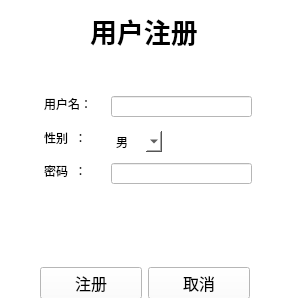
<?xml version="1.0" encoding="UTF-8"?>
<ui version="4.0">
 <class>User_Register</class>
 <widget class="QWidget" name="User_Register">
  <property name="geometry">
   <rect>
    <x>0</x>
    <y>0</y>
    <width>281</width>
    <height>298</height>
   </rect>
  </property>
  <property name="sizePolicy">
   <sizepolicy hsizetype="Fixed" vsizetype="Fixed">
    <horstretch>0</horstretch>
    <verstretch>0</verstretch>
   </sizepolicy>
  </property>
  <property name="windowTitle">
   <string>Form</string>
  </property>
  <property name="styleSheet">
   <string notr="true">background-color:white</string>
  </property>
  <widget class="QLabel" name="label_3">
   <property name="geometry">
    <rect>
     <x>90</x>
     <y>0</y>
     <width>141</width>
     <height>61</height>
    </rect>
   </property>
   <property name="sizePolicy">
    <sizepolicy hsizetype="MinimumExpanding" vsizetype="Fixed">
     <horstretch>0</horstretch>
     <verstretch>0</verstretch>
    </sizepolicy>
   </property>
   <property name="font">
    <font>
     <pointsize>20</pointsize>
     <weight>75</weight>
     <italic>false</italic>
     <bold>true</bold>
     <underline>false</underline>
     <strikeout>false</strikeout>
     <stylestrategy>PreferAntialias</stylestrategy>
    </font>
   </property>
   <property name="mouseTracking">
    <bool>false</bool>
   </property>
   <property name="text">
    <string>用户注册</string>
   </property>
  </widget>
  <widget class="QWidget" name="widget_2" native="true">
   <property name="geometry">
    <rect>
     <x>20</x>
     <y>80</y>
     <width>256</width>
     <height>121</height>
    </rect>
   </property>
   <widget class="QLabel" name="password_label_3">
    <property name="geometry">
     <rect>
      <x>24</x>
      <y>50</y>
      <width>61</width>
      <height>16</height>
     </rect>
    </property>
    <property name="text">
     <string>性别  ：</string>
    </property>
   </widget>
   <widget class="QComboBox" name="gender_comboBox">
    <property name="geometry">
     <rect>
      <x>91</x>
      <y>51</y>
      <width>51</width>
      <height>21</height>
     </rect>
    </property>
    <property name="styleSheet">
     <string notr="true">border:none</string>
    </property>
    <item>
     <property name="text">
      <string>男</string>
     </property>
    </item>
    <item>
     <property name="text">
      <string>女</string>
     </property>
    </item>
   </widget>
   <widget class="QLineEdit" name="password_lineedit_2">
    <property name="geometry">
     <rect>
      <x>91</x>
      <y>83</y>
      <width>141</width>
      <height>21</height>
     </rect>
    </property>
    <property name="sizePolicy">
     <sizepolicy hsizetype="Expanding" vsizetype="Fixed">
      <horstretch>0</horstretch>
      <verstretch>0</verstretch>
     </sizepolicy>
    </property>
    <property name="echoMode">
     <enum>QLineEdit::Password</enum>
    </property>
   </widget>
   <widget class="QLabel" name="username_label_2">
    <property name="geometry">
     <rect>
      <x>24</x>
      <y>16</y>
      <width>60</width>
      <height>16</height>
     </rect>
    </property>
    <property name="text">
     <string>用户名：</string>
    </property>
   </widget>
   <widget class="QLineEdit" name="username_lineedit_2">
    <property name="geometry">
     <rect>
      <x>91</x>
      <y>16</y>
      <width>141</width>
      <height>21</height>
     </rect>
    </property>
   </widget>
   <widget class="QLabel" name="password_label_4">
    <property name="geometry">
     <rect>
      <x>24</x>
      <y>83</y>
      <width>61</width>
      <height>16</height>
     </rect>
    </property>
    <property name="text">
     <string>密码  ：</string>
    </property>
   </widget>
  </widget>
  <widget class="QWidget" name="widget" native="true">
   <property name="geometry">
    <rect>
     <x>40</x>
     <y>260</y>
     <width>210</width>
     <height>46</height>
    </rect>
   </property>
   <layout class="QHBoxLayout" name="horizontalLayout_2">
    <item>
     <widget class="QPushButton" name="register_pushButton_2">
      <property name="font">
       <font>
        <pointsize>12</pointsize>
        <weight>50</weight>
        <bold>false</bold>
       </font>
      </property>
      <property name="styleSheet">
       <string notr="true">background-color:white</string>
      </property>
      <property name="text">
       <string>注册</string>
      </property>
      <property name="checkable">
       <bool>false</bool>
      </property>
     </widget>
    </item>
    <item>
     <widget class="QPushButton" name="cancel_pushbutton_2">
      <property name="font">
       <font>
        <pointsize>12</pointsize>
        <weight>50</weight>
        <bold>false</bold>
       </font>
      </property>
      <property name="text">
       <string>取消</string>
      </property>
     </widget>
    </item>
   </layout>
  </widget>
 </widget>
 <resources/>
 <connections/>
</ui>
